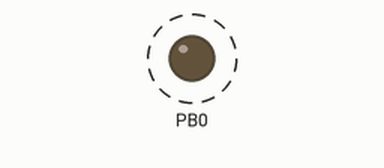
Bench run of a program on a simulated ATmega168, built with avr-gcc and emulated at 8 MHz. Shown: output pins drawn as LEDs (lit = HIGH). Dashed ring = blinking.

Above: at 0.2 s.
Timing chart, 0 to 3.0 s (numbered marks = the images above):
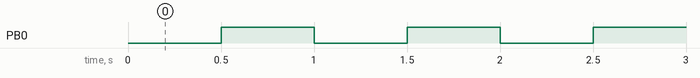

The program:

main.c
```c
/*
 * Blinky.c
 *
 * Created: 07/07/2020 21:24:13
 * Author : John
 */
#define F_CPU 8000000UL //8Mhz assumes fuse CKDIV8 set low

#include <avr/io.h>
#include <util/delay.h>

//for use with OneDrive\Documents\Maker\AVR ISP Programmer\ZIF Programmer.fzz
//Led on pin 14 = PB0

//use macros to make it more readable
#define LED_PB0_ON		PORTB |= (1<<PORTB0);//set pin 14 (PB0) high - switch on
#define LED_PB0_TOGGLE	PINB |= (1<<PINB0); //toggle PB0

int main(void)
{

    DDRB = (1<<DDB0); // Data direction register - Set PB0 high for output

	LED_PB0_ON;

    while (1)
    {
		LED_PB0_TOGGLE;
		_delay_ms(500);
    }
}
```

Measured:
- by itself, PB0: alternates HIGH for 0.50 s and LOW for 0.50 s
